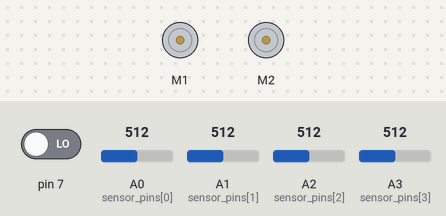
The sketch below on a simulated Arduino Uno, built with avr-gcc and run on an emulated ATmega328P. Parts: 2 × DC motor (green arrow = forward, orange = backward, longer = faster). Inputs (shaded band) come from the test bench; at power-on: pin 7 LOW, A0 (sensor_pins[0]) = 512, A1 (sensor_pins[1]) = 512, A2 (sensor_pins[2]) = 512, A3 (sensor_pins[3]) = 512. What the sketch prints to the serial monitor is not drawn.

Above: at 2.8 s.
2.9 s: pin 7 driven HIGH
At 3.05 s:
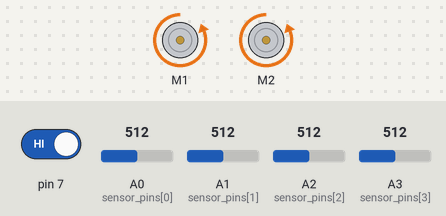
5.9 s: A0 (sensor_pins[0]) set to 306
8.9 s: A1 (sensor_pins[1]) set to 306
11.9 s: A0 (sensor_pins[0]) set to 716
14.9 s: A0 (sensor_pins[0]) set to 30
17.9 s: A0 (sensor_pins[0]) set to 992
Timing chart, 0 to 21.9 s (numbered marks = the images above; inputs shaded):
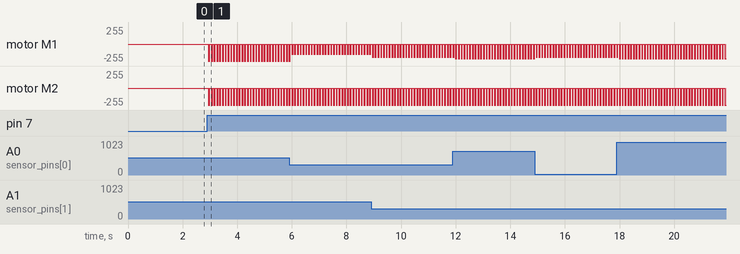

The sketch:

Line_Following.ino
```cpp
/*
This is a test sketch for the Adafruit assembled Motor Shield for Arduino v2
It won't work with v1.x motor shields! Only for the v2's with built in PWM
control

For use with the Adafruit Motor Shield v2
---->	http://www.adafruit.com/products/1438
*/
#include <Wire.h>
#include <Adafruit_MotorShield.h>
#include "utility/Adafruit_MS_PWMServoDriver.h"

// Create the motor shield object with the default I2C address
Adafruit_MotorShield AFMS = Adafruit_MotorShield();

// Select which 'port' M1, M2, M3 or M4. In this case, M1
Adafruit_DCMotor *right_motor = AFMS.getMotor(2);
Adafruit_DCMotor *left_motor = AFMS.getMotor(1);

// Sensor Values Global
const int NUM_OF_SENSORS = 4;
float BLACK_TO_WHITE_MULTIPLIER = 0.8;
int SENSOR_THRESHOLDS[NUM_OF_SENSORS]; //
int SENSOR_THRESHOLD [NUM_OF_SENSORS];
int sensor_state [NUM_OF_SENSORS];
int sensor_state_bin [NUM_OF_SENSORS];
int sensor_stateR;
int sensor_stateL;
int sensor_stateM;

//Sensor Connection
const int sensor_pins [NUM_OF_SENSORS] = {A0, A1, A2, A3}; //{L,,M,R}


// Motor Speeds Global
const int HIGH_MOTOR_SPEED = 255;
const int HIGHER_MID_MOTOR_SPEED = 220;
const int MID_MOTOR_SPEED = 200;
const int LOW_MOTOR_SPEED = 150;

//turn delay
const int turn_delay = 50;

//run 1 execution code in loop() (needed for slightly later start of motors)
bool first = true;

//PID objects
float P ,I ,D ,PIDvalue, previousError,Kp, Ki, Kd;
int error = 0;

//Modes
enum mode_frame{LEFT=0,RIGHT=1,STRAIGHT=2,STOP=3};
mode_frame mode = STRAIGHT;

//DEBUG: Toggle functionality easily:
bool MotorsOn = false;
bool PRINT_SENSOR_STATES = false;
bool PRINT_TURNING_DECISIONS = false;
bool PRINT_BIN_SENSOR_STATES = true;


void setup() {
  Serial.begin(9600);           // set up Serial library at 9600 bps
  Serial.println("Adafruit Motorshield v2 - DC Motor test!");

  //set motor toggle button
  pinMode(7, INPUT);

  AFMS.begin();


  left_motor->run(RELEASE);
  right_motor->run(RELEASE);


  //AUTO CALIBRATE SENSORS (Must be started on BLACK surface)
    delay(100);
    Serial.println("--------CALIBRATION-------");
    for(byte x=0;x<NUM_OF_SENSORS;x++){
        sensor_state[x] = analogRead(sensor_pins[x]);;
        }

    //Getting average of 10 sensor readings and multiplying by scale factor to guess white threshold
    for(byte i=0;i<10;i++){
      for(byte x=0;x<NUM_OF_SENSORS;x++){
        sensor_state[x] = (sensor_state[x]+analogRead(sensor_pins[x]))/2;
        }
      Serial.print("Far Left Black AVG: ");
      Serial.print(sensor_state[0]);
      Serial.print("     Left Black AVG: ");
      Serial.println(sensor_state[1]);
      Serial.print("     Right Black AVG: ");
      Serial.print(sensor_state[2]);
      Serial.print("     Far Right Black AVG: ");
      Serial.println(sensor_state[3]);
      delay(100);
    }
    for(byte x=0;x<NUM_OF_SENSORS;x++){
      SENSOR_THRESHOLD[x] = BLACK_TO_WHITE_MULTIPLIER * sensor_state[x];
      }

    Serial.print("Far Left Sensor Threshold: ");
    Serial.println(SENSOR_THRESHOLD[0]);
    Serial.print("Left Sensor Threshold: ");
    Serial.println(SENSOR_THRESHOLD[1]);
    Serial.print("Right Sensor Threshold: ");
    Serial.println(SENSOR_THRESHOLD[2]);
    Serial.print("Far right Sensor Threshold: ");
    Serial.println(SENSOR_THRESHOLD[3]);
    Serial.println("--------------------------");

}

//------------------------------------------------------------------------------------------

void loop() {

  //READ SENSOR STATES
  for(byte x=0;x<NUM_OF_SENSORS;x++){
        sensor_state[x] = analogRead(sensor_pins[x]);;
        }
  if(PRINT_SENSOR_STATES){
    //Serial.print("FL: ");
    Serial.print(sensor_state[0]);
    //Serial.print("------");
    //Serial.print("L: ");
    Serial.print(sensor_state[1]);
    //Serial.print("------");
    //Serial.print("R: ");
    Serial.print(sensor_state[2]);
    //Serial.print("------");
    //Serial.print("FR: ");
    Serial.println(sensor_state[3]);
  }

  if(first){ //might have to have this as running motor stuff in setup might be too early
    Serial.println("1 execution in 'loop' ran");
    first=false;

    //ENABLE MOTOR TURNING
    if(MotorsOn){
      left_motor->run(BACKWARD);
      right_motor->run(BACKWARD);
      }
  }

  //DEBUG: toggling motors on and off based on button input
  if(digitalRead(7)==1){
    MotorsOn = !MotorsOn;
  }
  if(MotorsOn){
    left_motor->run(BACKWARD);
    right_motor->run(BACKWARD);
  }
  else{
    left_motor->run(RELEASE);
    right_motor->run(RELEASE);
    }

  analoguetobin();
  calc_mode();
  if(mode == STOP){
    setmotorspeed(0,0);
  }
  else{
    follow_line();
    }
  delay(turn_delay);
}


//---------------------------------------------------------------------------------------------

void setmotorspeed(int L_speed,int R_speed){
  left_motor->setSpeed(L_speed);
  right_motor->setSpeed(R_speed);

}

//--------------------------------------------------------------------------------

//PID function
void calculatePID(){
  P = error;
  I = I + error;
  D = error-previousError;
  PIDvalue = (Kp*P) + (Ki*I) + (Kd*D);
  previousError = error;
  }


//--------------------------------------------------------------------------------

void follow_line(){
  switch(error){
    case 3:
    if(PRINT_TURNING_DECISIONS){Serial.println("sharp left");}
    setmotorspeed(LOW_MOTOR_SPEED,HIGH_MOTOR_SPEED);
    break;
    case 2:
    if(PRINT_TURNING_DECISIONS){Serial.println("mid left");}
    setmotorspeed(MID_MOTOR_SPEED,HIGH_MOTOR_SPEED);
    break;
    case 1:
    if(PRINT_TURNING_DECISIONS){Serial.println("slight left");}
    setmotorspeed(HIGHER_MID_MOTOR_SPEED,HIGH_MOTOR_SPEED);
    break;
    case 0:
    if(PRINT_TURNING_DECISIONS){Serial.println("forward");}
    setmotorspeed(HIGH_MOTOR_SPEED,HIGH_MOTOR_SPEED);
    break;
    case -1:
    if(PRINT_TURNING_DECISIONS){Serial.println("slight right");}
    setmotorspeed(HIGH_MOTOR_SPEED,HIGHER_MID_MOTOR_SPEED);
    break;
    case -2:
    if(PRINT_TURNING_DECISIONS){Serial.println("mid right");}
    setmotorspeed(HIGH_MOTOR_SPEED,MID_MOTOR_SPEED);
    break;
    case -3:
    if(PRINT_TURNING_DECISIONS){Serial.println("sharp right");}
    setmotorspeed(HIGH_MOTOR_SPEED,LOW_MOTOR_SPEED);
    break;
  }
}

//--------------------------------------------------------------------------------
//does not work
void follow_line2(){
  setmotorspeed(255*sensor_state[0]*0.8/SENSOR_THRESHOLD[0],255*sensor_state[2]*0.8/SENSOR_THRESHOLD[2]);
  }

//--------------------------------------------------------------------------------

//1 0 0 0  3
//1 1 0 0  2
//0 1 0 0  1
//0 1 1 0  0
//0 0 1 0  -1
//0 0 1 1  -2
//0 0 0 1  -3

//0 0 0 0 no line
//1 1 1 1 line


//Contains turn delay
void calc_mode(){
  /*
  //If RIGHT SENSOR LOW (WHITE) and LEFT SENSOR LOW (WHITE) STOP
  if(sensor_stateR < SENSOR_THRESHOLD_R && sensor_stateL < SENSOR_THRESHOLD_L){mode = STOP;return;}
  //If RIGHT SENSOR LOW (WHITE) and LEFT SENSOR HIGH (BLACK) turn RIGHT
  else if(sensor_stateR > SENSOR_THRESHOLD_R && sensor_stateL < SENSOR_THRESHOLD_L){mode = RIGHT;return;}
  //If RIGHT SENSOR HIGH (BLACK) and LEFT SENSOR HIGH (BLACK) stay STRAIGHT
  else if(sensor_stateR > SENSOR_THRESHOLD_R && sensor_stateL > SENSOR_THRESHOLD_L){mode = STRAIGHT;return;}
  //If RIGHT SENSOR HIGH (BLACK) and LEFT SENSOR LOW (WHITE) turn LEFT
  else if(sensor_stateR < SENSOR_THRESHOLD_R && sensor_stateL > SENSOR_THRESHOLD_L){mode = LEFT;return;}
  */
  //1 0 0 0  3 sharp left
  if(sensor_state_bin[0]==1 && sensor_state_bin[1]==0 && sensor_state_bin[2]==0 && sensor_state_bin[3]==0){mode = LEFT;error = 3;return;}

  //1 1 0 0  2 mid left
  else if(sensor_state_bin[0]==1 && sensor_state_bin[1]==1 && sensor_state_bin[2]==0 && sensor_state_bin[3]==0){mode = LEFT;error = 2;return;}

  //0 1 0 0  1 slight left
  else if(sensor_state_bin[0]==0 && sensor_state_bin[1]==1 && sensor_state_bin[2]==0 && sensor_state_bin[3]==0){mode = LEFT;error = 1;return;}

  //0 1 1 0  0 straight
  else if(sensor_state_bin[0]==0 && sensor_state_bin[1]==1 && sensor_state_bin[2]==1 && sensor_state_bin[3]==0){mode = STRAIGHT;error = 0;return;}

  //0 0 0 0  0 straight
  else if(sensor_state_bin[0]==0 && sensor_state_bin[1]==0 && sensor_state_bin[2]==0 && sensor_state_bin[3]==0){mode = STRAIGHT;error = 0;return;}

  //0 0 1 0  -1 small right
  else if(sensor_state_bin[0]==0 && sensor_state_bin[1]==0 && sensor_state_bin[2]==1 && sensor_state_bin[3]==0){mode = RIGHT;error = -1;return;}

  //0 0 1 1  -2 mid right
  else if(sensor_state_bin[0]==0 && sensor_state_bin[1]==0 && sensor_state_bin[2]==1 && sensor_state_bin[3]==1){mode = RIGHT;error = -2;return;}

  //0 0 0 1  -3 sharp right
  else if(sensor_state_bin[0]==0 && sensor_state_bin[1]==0 && sensor_state_bin[2]==0 && sensor_state_bin[3]==1){mode = RIGHT;return;}

  //0 0 0 0  stop
  else if(sensor_state_bin[0]==0 && sensor_state_bin[1]==0 && sensor_state_bin[2]==0 && sensor_state_bin[3]==0){mode = STOP;error = 1;return;}
}

//--------------------------------------------------------------------------------

//temporary script until alex finishes sensor circuit
void analoguetobin(){
  for(byte x=0;x<NUM_OF_SENSORS;x++){
    if(sensor_state[x] < SENSOR_THRESHOLD[x]){
      sensor_state_bin[x] = 1;
    }
    else{
      sensor_state_bin[x] = 0;
      }
      //Serial.println(sensor_state_bin[x]);
    }
    if(PRINT_BIN_SENSOR_STATES){
      Serial.print(sensor_state_bin[0]);
      Serial.print(sensor_state_bin[1]);
      Serial.print(sensor_state_bin[2]);
      Serial.println(sensor_state_bin[3]);
      }
  }
```

Measured:
- after the input at 2.9 s, motor M1, motor M2: alternates backward 255/255 for 0.05 s and stopped for 0.05 s, starting at once
